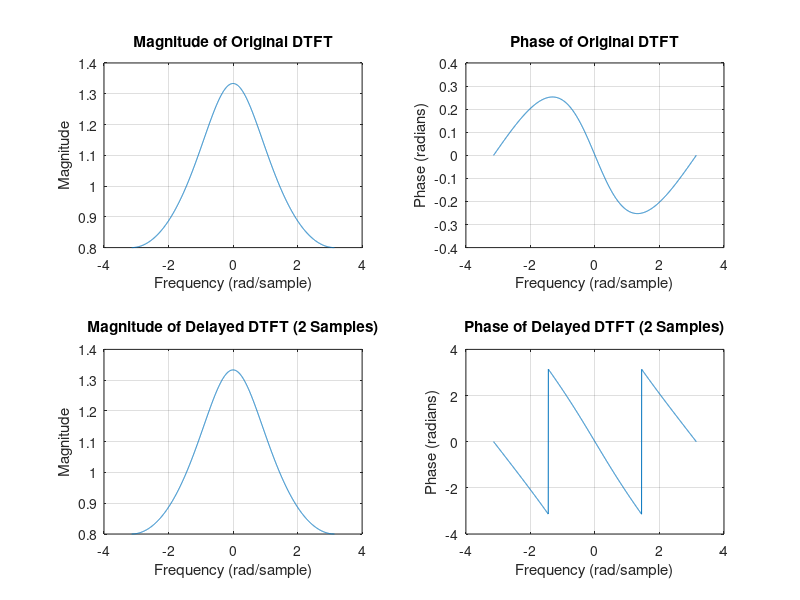

Source code (MATLAB):
% Practical 04 - Time-Shifting Property of DTFT
clc;
clear;
close all;
w = (-1:0.001:1)*pi;
X_dtft = 1 ./ (1 - 0.25*exp(-1j*w));
X_s = exp(-1j*2*w).*X_dtft;
X_mag = abs(X_dtft);
X_phase = angle(X_dtft);
X_s_mag = abs(X_s);
X_s_phase = angle(X_s);
figure;
subplot(2,2,1);
plot(w,X_mag); grid on;
title('Magnitude of Original DTFT');
xlabel('Frequency (rad/sample)'); ylabel('Magnitude');
subplot(2,2,2);
plot(w,X_phase); grid on;
title('Phase of Original DTFT');
xlabel('Frequency (rad/sample)'); ylabel('Phase (radians)');
subplot(2,2,3);
plot(w,X_s_mag); grid on;
title('Magnitude of Delayed DTFT (2 Samples)');
xlabel('Frequency (rad/sample)'); ylabel('Magnitude');
subplot(2,2,4);
plot(w,X_s_phase); grid on;
title('Phase of Delayed DTFT (2 Samples)');
xlabel('Frequency (rad/sample)'); ylabel('Phase (radians)');
